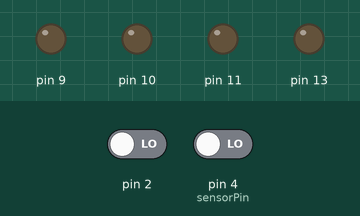
Simulated run of this sketch. Board: Arduino Uno, built with avr-gcc and run on an emulated ATmega328P. Parts: output pins drawn as LEDs (lit = HIGH). The inputs (shaded band) are chosen by the test bench; at power-on: pin 4 (sensorPin) LOW, pin 2 LOW.

Above: at 1.2 s.
1.3 s: pin 4 (sensorPin) driven HIGH
At 2.5 s:
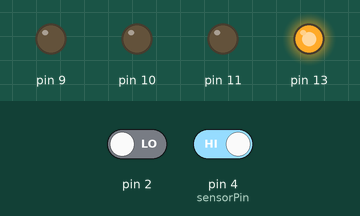
2.8 s: pin 4 (sensorPin) driven LOW
At 3.7 s:
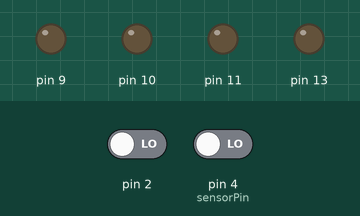
Timing chart, 0 to 5.8 s (numbered marks = the images above; inputs shaded):
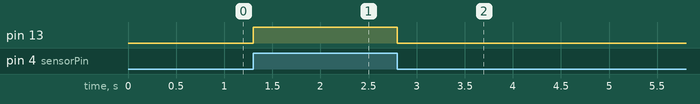

The sketch:

arduino-pir-light.ino
```cpp
#include "ToggleButton.h"
#include "RGBColor.h"
#include "RGBLED.h"

byte sensorPin = 4;

ToggleButton permOnSwitch(2);
RGBColor a(1,10,200);
RGBColor b(255,255,255);
RGBColor c(200,1,200);
RGBColor d(0,0,0);
RGBColor e(255, 0, 168);
RGBColor f(255, 255, 0);
RGBColor j(128, 128, 128);
RGBLED light(10, 9, 11, j, 0.0001);

void setup() {
  pinMode(13, OUTPUT);
  pinMode(sensorPin, INPUT);
  Serial.begin(9600);
}

void loop() {
  permOnSwitch.update();
  if (permOnSwitch.isOn() || sensorTripped()) {
    digitalWrite(13, HIGH);
    // light.on();
  }
  else {
    digitalWrite(13, LOW);
    // light.off();
  }
}

bool sensorTripped() {
  return digitalRead(sensorPin) == HIGH;
}
```

RGBColor.cpp
```cpp
#include "RGBColor.h"

RGBColor::RGBColor(int red, int green, int blue) {
  setRed(red);
  setGreen(green);
  setBlue(blue);
}

byte RGBColor::getRed() const { return r; }
byte RGBColor::getGreen() const { return g; }
byte RGBColor::getBlue() const { return b; }

void RGBColor::setRed(int val) { r = constrain(val, 0, 255); }
void RGBColor::setGreen(int val) { g = constrain(val, 0, 255); }
void RGBColor::setBlue(int val) { b = constrain(val, 0, 255); }

RGBColor& RGBColor::operator+=(const RGBColor &other) {
  this->setRed(this->getRed() + other.getRed());
  this->setGreen(this->getGreen() + other.getGreen());
  this->setBlue(this->getBlue() + other.getBlue());
  return *this;
}

RGBColor& RGBColor::operator-=(const RGBColor &other) {
  this->setRed(this->getRed() - other.getRed());
  this->setGreen(this->getGreen() - other.getGreen());
  this->setBlue(this->getBlue() - other.getBlue());
  return *this;
}

RGBColor& RGBColor::operator*=(const float num) {
  this->setRed(this->getRed() * num);
  this->setGreen(this->getGreen() * num);
  this->setBlue(this->getBlue() * num);
  return *this;
}

RGBColor RGBColor::operator+(const RGBColor &other) {
  return RGBColor(*this) += other;
}

RGBColor RGBColor::operator-(const RGBColor &other) {
  return RGBColor(*this) -= other;
}

RGBColor RGBColor::operator*(const float num) {
  return RGBColor(*this) *= num;
}
```

RGBColor.h
```cpp
#ifndef RGBCOLOR_H
#define RGBCOLOR_H

#include "Arduino.h"
// #include "math.h"

class RGBColor {

  public:
    RGBColor(int red, int green, int blue);
    byte getRed() const;
    byte getGreen() const;
    byte getBlue() const;
    void setRed(int val);
    void setGreen(int val);
    void setBlue(int val);
    RGBColor& operator+=(const RGBColor &other);
    RGBColor& operator-=(const RGBColor &other);
    RGBColor& operator*=(const float num);
    RGBColor operator+(const RGBColor &other);
    RGBColor operator-(const RGBColor &other);
    RGBColor operator*(const float num);

  private:
    byte r;
    byte g;
    byte b;
};

#endif
```

RGBLED.h
```cpp
#ifndef RGBLED_H
#define RGBLED_H

#include "RGBColor.h"

class RGBLED {

  public:
    RGBLED(int rPin, int gPin, int bPin, int rVal, int gVal, int bVal,
           float fadeSpeed = 1);
    RGBLED(int rPin, int gPin, int bPin, RGBColor c, float fadeSpeed = 1);
    void on();
    void off();

  private:
    static const byte gamma[];
    int rPin;
    int gPin;
    int bPin;
    RGBColor color;
    float fadePerc;
    float currFade;
    void setPins();
    void lightAsColor(RGBColor c);
};

#endif
```

ToggleButton.cpp
```cpp
#include "ToggleButton.h"

ToggleButton::ToggleButton(byte rPin) : pin(rPin) {
  pinMode(rPin, INPUT);
  currState = false;
  prevPressed = false;
  holdState = false;
  holdTime = 0;
}

void ToggleButton::update() {
  if (!buttonIsHeld()) {
    if (prevPressed) {
      // Do nothing if tiny hold time - implies button malfunction
      if (holdTime < 500) return;

      // Don't change primary state if hold state was just toggled
      if (holdGuard) {
        holdGuard = false;
      } else {
        currState = !currState;
      }

    }
    prevPressed = false;
    holdTime = 0;
  } else {
    prevPressed = true;
    ++holdTime;
    if (holdTime == 60000 && !holdGuard) {
      holdState = !holdState;
      holdGuard = true;
    }
  }
}

bool ToggleButton::isOn() {
  return currState;
}

bool ToggleButton::alternateIsOn() {
  return holdState;
}

bool ToggleButton::buttonIsHeld() {
  return digitalRead(pin) == HIGH;
}
```

ToggleButton.h
```cpp
#ifndef TOGGLEBUTTON_H
#define TOGGLEBUTTON_H

#include "Arduino.h"

// Turn a push button (the kind that only closes a circuit until you remove
// your finger) into a button that toggles states.
// Stores two states; one state is toggled with a quick button press,
// and the other state is toggled by holding the button.
class ToggleButton {

  public:
    ToggleButton(byte rPin);
    void update(); // Call in loop to update state
    bool isOn(); // Toggled with quick button press
    bool alternateIsOn(); // Toggled with button hold

  private:
    byte pin;
    bool currState;
    bool prevPressed;
    bool holdState;
    bool holdGuard;
    unsigned int holdTime;
    bool buttonIsHeld();
};

#endif
```

Source omitted: RGBLED.cpp (data table, 2020 bytes)

Measured:
- after the input at 1.3 s, pin 13: LOW → HIGH at once
- after the input at 2.8 s, pin 13: HIGH → LOW at once
